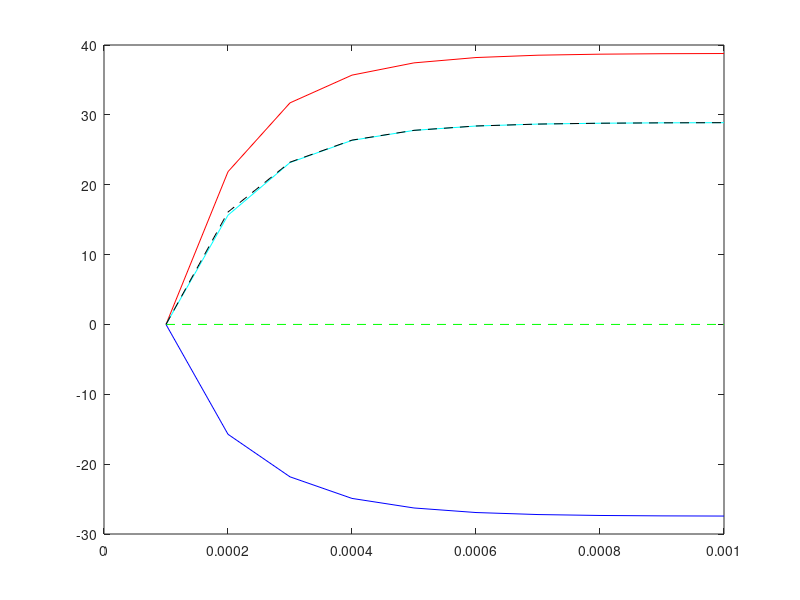
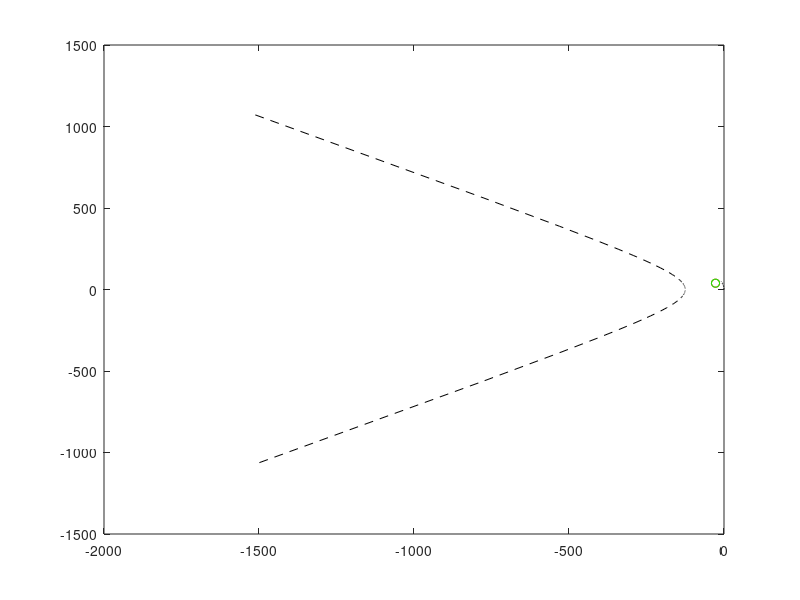

Here is the MATLAB script that generated these plots, in order: (Note: this script raises an error after producing the figures.)
global A B C xp d Q y_ref Vmax Imax w

% PMSM parameter
PP = 8;
Ld = 0.45*10^-3;
Lq = 0.66*10^-3;
LAMpm = 0.0563;
Rs = 0.025;

k1 = 1.5*PP*LAMpm;
k2 = 1.5*PP*(Ld - Lq);
k3 = k1/(2*k2);

Vdc = 98;
Vmax = Vdc/sqrt(3);
Imax = 50;
fs = 10*10^3;
Ts = 1/fs;

% Simulation setup
t_end = 0.001; % 0.02
time = (Ts:Ts:t_end)';
Ns = t_end*fs;

% Ns = 98;
% time = (Ts:Ts:Ts*(Ns))';

% PMSM variables
id = zeros(Ns,1);
iq = zeros(Ns,1);
u_opt_list = zeros(Ns,2);
Te = zeros(Ns,1);

% Operating conditions
%Te_ref = [60*ones(Ns/3,1); 120*ones(Ns/3,1) ; 60*ones(Ns/3,1)];
%Te_ref = 34*ones(Ns,1);
%Te_ref = 30*ones(Ns,1);
Te_ref = 28.9*ones(Ns,1);
Te_ref_LPF = zeros(Ns,1);
wc_LPF = 2*pi*2000;
a_LPF = 1/(1 + wc_LPF*Ts);
Te_ref_lim = zeros(Ns,1);

wr = 1000*pi/30*PP + 2*1.5*0.1*5*min((2000*time - 0*4000*max(time - 3,0) + 0*2000*max(time - 4.8,0)),8000)*pi/30*PP;
%wr = min(wr,1150);
wr = 1089.1*ones(Ns,1);

% Control variables
computation_time = zeros(Ns,1);

%Te_ref_LPF(1) = 20; id(1) = -3; iq(1) = 28; u_opt_list(1,1) = -18; u_opt_list(1,2) = 47;
Te_ref_LPF(1) = 0; id(1) = 0; iq(1) = 0; u_opt_list(1,1) = 0; u_opt_list(1,2) = wr(1) * LAMpm;

% PM design parameters
lam = [0 ; 0];
u_opt_list = zeros(Ns,2);
lam_list = zeros(Ns,2);
V_list = zeros(Ns,3);
Log_list = zeros(Ns,3);

%sc1 = 1000/Vmax^2;
%sc2 = 1000/Imax^2;
sc1 = 40/Vmax^2 * 1;
sc2 = 1000/Imax^2;

grad_L = [0 ; 1];
ca = [-30 ; 0];0
as = 0;

for i = 2:Ns%1340%Ns
    %i
    xp = [id(i - 1) + 0*2*(rand - 0.5)*Imax*0.015 ; iq(i - 1) + 0*2*(rand - 0.5)*Imax*0.015];
    up = u_opt_list(i - 1,:)';

    %     Ld_nom = 1.2*Ld;
    %     Lq_nom = 1.1*Lq;
    %     LAMpm_nom = 0.9*LAMpm;
    %     Rs_nom = Rs;

    Ld_nom = Ld;
    Lq_nom = Lq;
    LAMpm_nom = LAMpm;
    Rs_nom = Rs;

    k1_nom = 1.5*PP*LAMpm_nom;
    k2_nom = 1.5*PP*(Ld_nom - Lq_nom);

    d = [0 ; k1_nom];
    Q = [0 , k2_nom/2 ; k2_nom/2 , 0];

    Te_ref_LPF(i) = a_LPF*Te_ref_LPF(i - 1) + (1 - a_LPF)*Te_ref(i);
    y_ref = Te_ref_LPF(i);

    A = eye(2) + Ts*[-Rs_nom/Ld_nom , Lq_nom/Ld_nom*wr(i) ; -Ld_nom/Lq_nom*wr(i) , -Rs_nom/Lq_nom];
    B = Ts*diag([1/Ld_nom,1/Lq_nom]);
    C = Ts*[0 ; -LAMpm_nom/Lq_nom*wr(i)];

    tStart = tic;
    
    for iter = 1:5
        %u_opt = myproblem(up);

        xn = A*xp + B*up + C;
        ceq = (d'*xn + xn'*Q*xn - y_ref);
        uss = B\((eye(2) - A)*xn - C);
        %cin = [(Vmax^2 - uss'*uss)*sc1 ; (Imax^2 - xn'*xn)*sc2];
        cin = (Vmax^2 - uss'*uss)*sc1;
        
        if as > 0
            ca = [ceq ; cin];
            Ca = [B'*(d + 2*Q*xn) , -2*B'*(eye(2) - A')*(inv(B))'*uss*sc1];
            grad_L = 2*B'*(xn) - (lam(1)*Ca(:,1) + lam(2)*Ca(:,2));
            W = 2*B'*(eye(2) - lam(1)*(Q) - lam(2)*(-(eye(2) - A')*(inv(B))'*B\(eye(2) - A)*sc1))*B;
        else
            ca = ceq;
            Ca = [B'*(d + 2*Q*xn)];
            grad_L = 2*B'*(xn) - (lam(1)*Ca(:,1));
            W = 2*B'*(eye(2) - lam(1)*(Q))*B;
        end
        V = 0.5*(grad_L'*grad_L) + 0.5*(ca'*ca);
        %c11 = [ceq , cin]
        %c22 = [ceq * lam(1) ,  cin * lam(2)]
        del_x0 = -0.5*(W'*grad_L + (Ca)*ca);
        del_lam0 = -pinv(Ca)*W*Ca*ca + Ca'*grad_L/2;
        del_g0 = (W*del_x0 - Ca*del_lam0);
        del_c0 = Ca'*del_x0;
        l = -(del_g0'*grad_L + del_c0'*ca)/(del_g0'*del_g0 + del_c0'*del_c0);
        
        %pinv(Ca)*W*Ca

        %nnn = max(norm(del_x0),norm(del_lam0));
        %lmax = 10/nnn
        diff = l*[del_x0 ; del_lam0];
        %kkk = norm(diff(1:2))
        stepsize = 1;
        if as > 0
            sol0 = [up ; lam];
        else
            sol0 = [up ; lam(1)];
        end

        %norm(W*Ca - Ca*(pinv(Ca)*W*Ca))
        %ca
        for k = 1:1
            %sol = sol0 + stepsize*diff*Ts;
            sol = sol0 + stepsize*diff;
            if as > 0
                up = sol(1:2);
                lam = sol(3:4);
            else                
                up = sol(1:2);
                lam(1) = sol(3);
            end

            xn = A*xp + B*up + C;
            ceq = (d'*xn + xn'*Q*xn - y_ref);
            uss = B\((eye(2) - A)*xn - C);
            %cin = [(Vmax^2 - uss'*uss)*sc1 ; (Imax^2 - xn'*xn)*sc2];
            cin = (Vmax^2 - uss'*uss)*sc1;

            ca = [ceq ; min(cin,0)];
            %Ca = [B'*(d + 2*Q*xn) , -2*B'*(eye(2) - A')*(inv(B))'*uss*sc1, -2*B'*(xn)*sc2];
            Ca = [B'*(d + 2*Q*xn) , -2*B'*(eye(2) - A')*(inv(B))'*uss*sc1];

            %grad_L = 2*B'*(xn) - (lam(1)*Ca(:,1) + lam(2)*Ca(:,2) + lam(3)*Ca(:,3));
            grad_L = 2*B'*(xn) - (lam(1)*Ca(:,1) + lam(2)*Ca(:,2));

            V_temp = 0.5*(grad_L'*grad_L) + 0.5*(ca'*ca);
            if (V_temp <= V)
                break;
            end
            stepsize = stepsize*0.2;
        end
        %k
        lam(2:end) = max(lam(2:end),0);

        if as > 0 && lam(2) == 0
            as = 0;
        end
        if as == 0 && cin < 0
            as = 1;
        end
    end

    % if norm(up) > Vmax
    %     u_opt = up * Vmax/norm(up);
    % else
    %     u_opt = up;
    % end
    % if up(1) > 0
    %     up(1) = 0;
    % end
    % if up(2) < 0
    %     up(2) = 0;
    % end
    u_opt = up;
    computation_time(i) = toc(tStart);
    u_opt_list(i,:) = u_opt;
    lam_list(i,:) = lam;
    V_list(i,:) = [V_temp ; 0.5*grad_L'*grad_L ; 0.5*ca'*ca];
    %Log_list(i,:) = [lmax ; del_g0'*grad_L + del_c0'*ca ; del_g0'*del_g0 + del_c0'*del_c0];
 Log_list(i,:) = [cin ; l ; Imax];
    % PMSM modeling
    id(i) = id(i - 1) + Ts/Ld*(-Rs*id(i - 1) + wr(i)*Lq*iq(i - 1) + u_opt(1));
    iq(i) = iq(i - 1) + Ts/Lq*(-Rs*iq(i - 1) - wr(i)*(Ld*id(i - 1) + LAMpm) + u_opt(2));
    Te(i) = (k1 + k2*id(i))*iq(i);
end

% MTPA & MTPV trajactory
iq_MTPA = 0:1:Imax;
id_MTPA = - k3 - sqrt(k3^2 + iq_MTPA.^2);

MTPV_pos = zeros(2,Imax);
MTPV_neg = zeros(2,Imax);
for j = 1:Imax*10
    wr_MTPV = 3000*j/Imax;
    LAM_d = (-Lq*LAMpm + sqrt((Lq*LAMpm)^2 + 8*((Ld - Lq)*Vmax/wr_MTPV)^2))/(4*(Ld - Lq));
    MTPV_pos(:,j) = [(LAM_d - LAMpm)/Ld ; sqrt((Vmax/wr_MTPV)^2 - LAM_d^2)/Lq];
    MTPV_neg(:,j) = [(LAM_d - LAMpm)/Ld ; -sqrt((Vmax/wr_MTPV)^2 - LAM_d^2)/Lq];
end
MTPV = [MTPV_pos [-LAMpm/Ld ; 0] fliplr(MTPV_neg)];

figure(1)
plot(time,id,'b')
hold on
plot(time,iq,'r')
%plot(time,wr,'k')
plot(time,Te_ref_lim,'g--')
plot(time,Te,'c')
plot(time,Te_ref_LPF,'k--')
hold off

axis = [-Imax Imax -Imax Imax];

figure(2)
plot(id_MTPA,iq_MTPA,'k--')
hold on
plot(MTPV(1,:),MTPV(2,:),'k--')
plot(id(i - 1),iq(i - 1),'ro')
plot(id(i),iq(i),'go')
fimplicit(@(x,y) ((Rs*x - wr(i)*Lq*y).^2 + (Rs*y + wr(i)*(Ld*x + LAMpm)).^2 - Vmax^2), axis,'Color','g','Linestyle',':','LineWidth',1.5)
fimplicit(@(x,y) ((k1 + k2*x).*y - Te_ref_LPF(i)), axis,'Color','k','Linestyle','--','LineWidth',1.5)
fimplicit(@(x,y) (x.^2 + y.^2 - Imax^2), axis,'Color','b','Linestyle','-.','LineWidth',1.5)
plot(id(1:i),iq(1:i),'c')
hold off
xlim([-Imax 0.5*Imax])
ylim([-Imax Imax])

axis = [-Vmax Vmax -Vmax Vmax];

figure(3)
scatter(u_opt_list(:,1),u_opt_list(:,2),'g')
hold on
fimplicit(@(vd,vq) ((vd).^2 + (vq).^2 - Vmax^2), axis,'Color','g','Linestyle',':','LineWidth',1.5)
fimplicit(@(vd,vq) (a1*(vd) + a2*(vq) + a0), axis,'Color','r','Linestyle',':','LineWidth',1.5)
%fimplicit(@(vd,vq) (g1(1)*(vd) + g1(2)*(vq) + g0), axis,'Color','b','Linestyle',':','LineWidth',1.5)
hold off
grid on
% xlim([-2000 2000])
% ylim([-2000 2000])

figure(4)
plot(time,u_opt_list(:,1),'b')
hold on
plot(time,u_opt_list(:,2),'r')
hold off

figure(5)
plot(time,computation_time,'b')
ylim([0 0.01])

figure(6)
plot(time,wr)

figure(7)
plot(time,lam_list)
hold off

figure(8)
plot(time,V_list)

figure(9)
plot(time,Log_list(:,1))

figure(10)
plot(time,Log_list(:,2:3))

Te_MPC1 = Te;
id_MPC1 = id;
iq_MPC1 = iq;
vd_MPC1 = u_opt_list(:,1);
vq_MPC1 = u_opt_list(:,2);
time_MPC1 = computation_time;

% save Te_MPC1.mat Te_MPC1
% save id_MPC1.mat id_MPC1
% save iq_MPC1.mat iq_MPC1
% save vd_MPC1.mat vd_MPC1
% save vq_MPC1.mat vq_MPC1
% save time_MPC1.mat time_MPC1

mean(computation_time) * 10^3